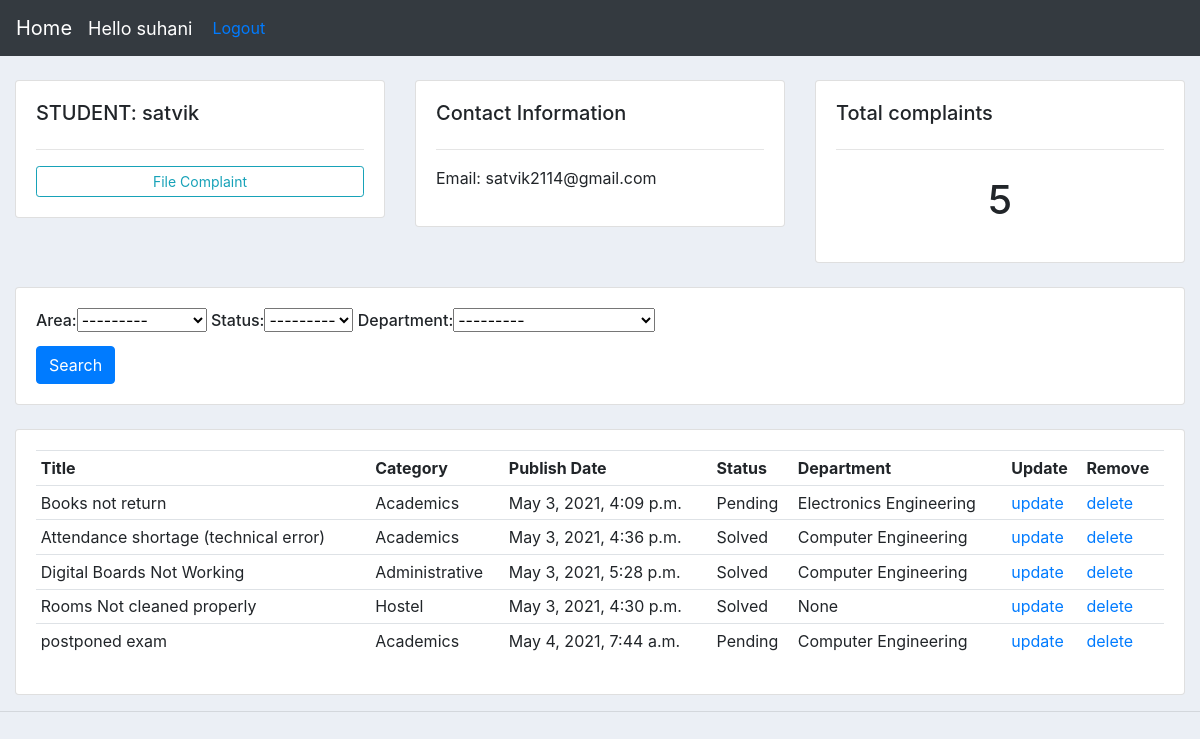
The page /student/5/ (signed in) on the database its author committed.
### portal/models.py (models this page shows, shortened)
class Student(models.Model):
    user=models.OneToOneField(User,null=True,on_delete=models.CASCADE)
    name = models.CharField(max_length=200, null=True)
    phone = models.CharField(max_length=10, null=True)
    email = models.CharField(max_length=200, null=True,validators=[EmailValidator("Email is not valid")])
    date_created = models.DateTimeField(auto_now_add=True, null=True)

class Complaint(models.Model):
    title = models.CharField(max_length=200)
    Area_choices= (
        ('Hostel','Hostel'),
        ('Academics','Academics'),
        ('Administrative','Administrative'),
        ('N','none'),
    )
    area=models.CharField(max_length=25,choices=Area_choices,default='N')
    Department_choice=(
        ('Computer Engineering' ,'Computer Engineering'),
        ('Electronics Engineering','Electronics Engineering'),
        ('Electrical Engineering','Electrical Engineering'),
        ('Civil Engineering','Civil Engineering'),
        ('Information Technology','Information Technology'),
        ('None','None'),
    )
    STATUS=(
        ('Pending','Pending'),
        ('Solved','Solved'),
    )
    status=models.CharField(max_length=8,null=True,choices=STATUS,default='Pending')
    Department=models.CharField(max_length=35,choices=Department_choice,default='N')
    details = models.TextField(blank=True)
    pub_date = models.DateTimeField(auto_now=True)
    student=models.ForeignKey(Student,on_delete=models.SET_NULL,null=True)

### portal/views.py (the view)
# urls.py: path('student/<str:pk_test>/', views.students,name='student'),
@login_required(login_url='login')
def students(request, pk_test):
    student = Student.objects.get(id=pk_test)
    complaints = student.complaint_set.all()
    myFilter = ComplaintFilter(request.GET, queryset=complaints)
    complaints = myFilter.qs
    context = {
        'student': student,
        'complaints': complaints,
        'myFilter': myFilter
    }
    return render(request, 'student.html', context)

### templates/student.html
{%  extends 'main.html' %}
{% block content %}
	<br>
<div class="row">
	<div class="col-md">
		<div class="card card-body ">
			<h5>STUDENT: {{student.name}}</h5>
			<hr>
			<a class="btn btn-outline-info  btn-sm btn-block" href="{% url 'create_complaint' student.id %}">File Complaint</a>
		</div>
	</div>
	<div class="col-md">
		<div class="card card-body">
			<h5>Contact Information</h5>
			<hr>
			<p>Email: {{student.email}}</p>
		</div>
	</div>
	<div class="col-md">
		<div class="card card-body">
			<h5>Total complaints</h5>
			<hr>
			<h1 style="text-align: center;padding: 10px">{{complaints.count}}</h1>
		</div>
	</div>
</div>
<br>
<div class="row">
	<div class="col">
		<div class="card card-body">
			<form method="get">
				<h6 font='5'>{{myFilter.form}} </h6>
		    <button class="btn btn-primary" type="submit">Search</button>
		  </form>
		</div>
	</div>
</div>
<br>
<div class="row">
	<div class="col-md">
		<div class="card card-body">
			<table class="table table-sm">
				<tr>
					<th>Title</th>
					<th>Category</th>
					<th>Publish Date</th>
					<th>Status</th>
					<th>Department</th>
					<th>Update</th>
					<th>Remove</th>
				</tr>
				{% for complaint in complaints  %}
				<tr>
                 <td>{{complaint.title}}</td>
				 <td>{{complaint.area}}</td>
				 <td>{{complaint.pub_date}}</td>
				 <td>{{complaint.status}}</td>
				 <td>{{complaint.Department}}</td>
				 <td><a href="{% url 'update_complaint' complaint.id %}" class="href">update</a></td>
					<td><a href="{% url 'delete_complaint' complaint.id %}" class="href">delete</a></td>
				</tr>
				{% endfor %}
			</table>
		</div>
	</div>
</div>
{% endblock %}

### templates/navbar.html (shortened to what this page needs)
{% load static %}
<nav class="navbar navbar-expand-lg navbar-dark bg-dark">
    <a class="navbar-brand" href="{% url 'home2' %}">Home</a>
    <span class="hello-msg">Hello {{request.user}}</span>
    <span><a href="{% url 'logout' %}" class="href"> Logout</a></span>
  </nav>

### static/css/main.css (style rules this page uses)
body { background-color: #ebeff5; }

### templates/navbar.html (style rules this page uses)
.hello-msg { font-size:18px; color: #fff; margin-right:20px; }

### rows shown on the page
Student: name "satvik", email "satvik2114@gmail.com"
Complaint: title "Books not return", area "Academics", pub_date "May 3, 2021, 4:09 p.m.", status "Pending", Department "Electronics Engineering"
Complaint: title "Attendance shortage (technical error)", area "Academics", pub_date "May 3, 2021, 4:36 p.m.", status "Solved", Department "Computer Engineering"
Complaint: title "Digital Boards Not Working", area "Administrative", pub_date "May 3, 2021, 5:28 p.m.", status "Solved", Department "Computer Engineering"
Complaint: title "Rooms Not cleaned properly", area "Hostel", pub_date "May 3, 2021, 4:30 p.m.", status "Solved", Department "None"
Complaint: title "postponed exam", area "Academics", pub_date "May 4, 2021, 7:44 a.m.", status "Pending", Department "Computer Engineering"

### other values the page prints
{{ request.user }} "suhani"
{{ complaints.count }} "5"
